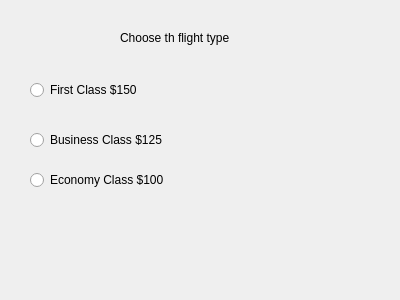
<?xml version="1.0" encoding="UTF-8"?>
<ui version="4.0">
 <class>Dialog</class>
 <widget class="QDialog" name="Dialog">
  <property name="geometry">
   <rect>
    <x>0</x>
    <y>0</y>
    <width>400</width>
    <height>300</height>
   </rect>
  </property>
  <property name="windowTitle">
   <string>Dialog</string>
  </property>
  <widget class="QLabel" name="label">
   <property name="geometry">
    <rect>
     <x>120</x>
     <y>30</y>
     <width>181</width>
     <height>16</height>
    </rect>
   </property>
   <property name="text">
    <string>Choose th flight type</string>
   </property>
  </widget>
  <widget class="QLabel" name="labelFare">
   <property name="geometry">
    <rect>
     <x>60</x>
     <y>240</y>
     <width>281</width>
     <height>20</height>
    </rect>
   </property>
   <property name="text">
    <string/>
   </property>
  </widget>
  <widget class="QRadioButton" name="radioButtonFirstClass">
   <property name="geometry">
    <rect>
     <x>30</x>
     <y>80</y>
     <width>151</width>
     <height>20</height>
    </rect>
   </property>
   <property name="text">
    <string>First Class $150</string>
   </property>
  </widget>
  <widget class="QRadioButton" name="radioButtonBusinessClass">
   <property name="geometry">
    <rect>
     <x>30</x>
     <y>130</y>
     <width>161</width>
     <height>20</height>
    </rect>
   </property>
   <property name="text">
    <string>Business Class $125</string>
   </property>
  </widget>
  <widget class="QRadioButton" name="radioButtonEconomyClass">
   <property name="geometry">
    <rect>
     <x>30</x>
     <y>170</y>
     <width>171</width>
     <height>20</height>
    </rect>
   </property>
   <property name="text">
    <string>Economy Class $100</string>
   </property>
  </widget>
 </widget>
 <resources/>
 <connections/>
</ui>
